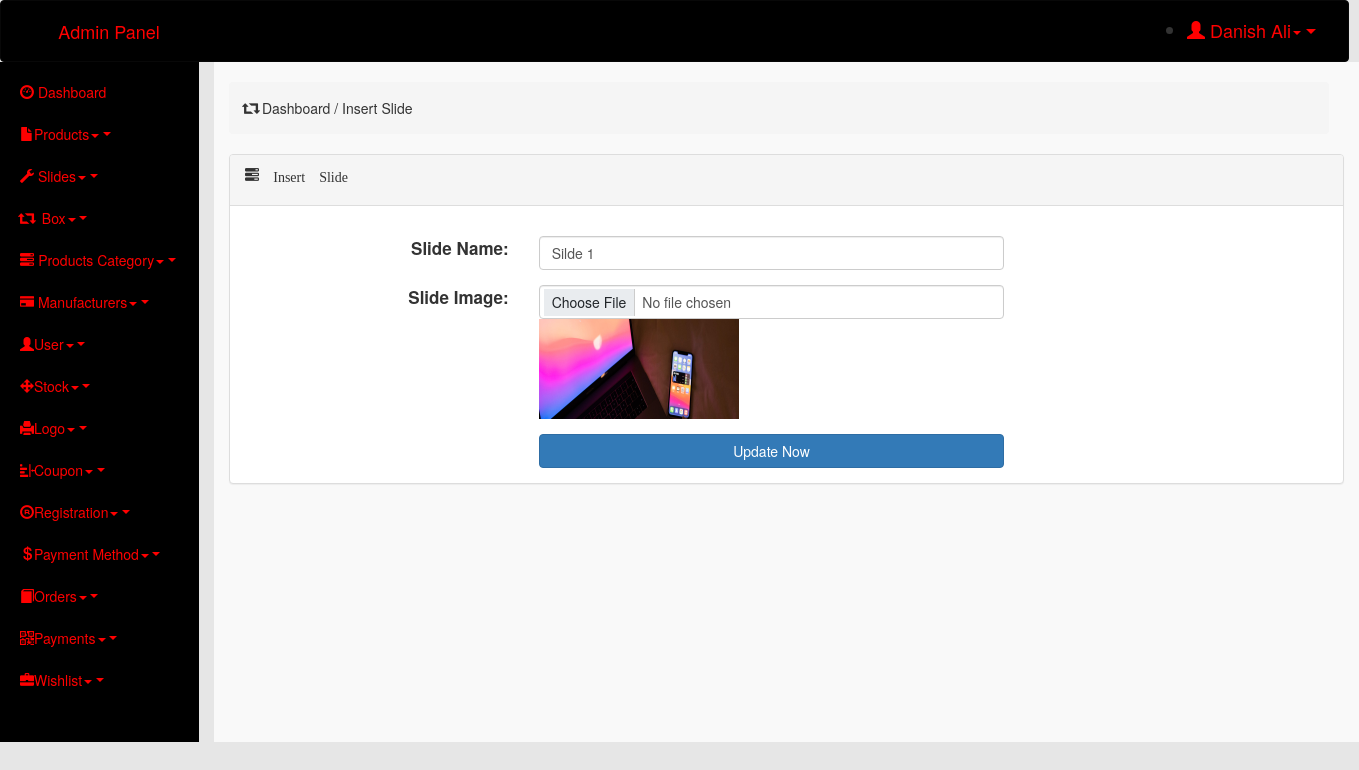
Screenshot of /admin/index.php?edit_slide_id=13 (signed in) with the database file from the repository.
### tables this page shows
CREATE TABLE `insert_slide` (
  `id` int(11) NOT NULL,
  `name` varchar(20) NOT NULL,
  `picture` varchar(100) NOT NULL,
  `url` varchar(100) NOT NULL,
  `date/time` datetime NOT NULL DEFAULT current_timestamp()
);

### admin/edit_slide.php (the view, shortened to what this page needs)
<div class="row">
    <div class="col-md-12">
        <br>
        <div class="breadcrumb">
            <h5><span class="glyphicon glyphicon-retweet"></span> Dashboard / Insert Slide</h5>
        </div>
    </div>
</div>
<div class="panel panel-default">
    <div class="panel-heading"><span class="glyphicon glyphicon-tasks"> Insert Slide</span></p></div>
    <div class="panel-body">
        <div class="row">
            <div class="col-md-11 mx-auto">
                <form method="post" enctype='multipart/form-data'>
                    <?php
                        require_once('connection.php');
                        if (isset($_GET['edit_slide_id'])) {
                            $edit_id = $_GET['edit_slide_id'];
                            $sql = "SELECT * FROM insert_slide WHERE id = '$edit_id' ";
                            $result = $conn->query($sql);
                            $row = $result->fetch_assoc();
                    ?>
                    <div class="row my-4">
                        <div class="col-md-3">
                            <label for="title1" class="form-label pull-right">Slide Name:</label>
                        </div>
                        <div class="col-md-6">
                            <input type="text" value="<?php echo $row['name'] ?>" class="form-control" id="title1" name="name">
                        </div>
                        <div class="col-md-3"></div>
                    </div>
                    <div class="row">
                        <div class="col-md-3">
                            <label for="title2" class="form-label pull-right">Slide Image:</label>
                        </div>
                        <div class="col-md-6">
                            <input type="file" class="form-control" id="title2" name="picture">
                            <img src="aimages/<?php echo $row['picture'] ?>" height="100" width="200" alt="pic">
                        </div>
                        <div class="col-md-3"></div>
                    </div>
                    <?php
                            }
                        ?>
                    <div class="row mt-4">
                        <div class="col-md-3"></div>
                        <div class="col-md-6">
                            <button class="btn btn-primary btn-block" name="submit">Update Now</button>
                        </div>
                        <div class="col-md-3"></div>
                    </div>
                </form>
            </div>
        </div>
    </div>
</div>

### admin/index.php (style rules this page uses)
* { margin: 0px; padding: 0px; }
body { background-color: #E6E6E6; }
.row { margin-right: 0px; }
label { font-size: 17px; }

### rows the page displays
insert_slide: name "Silde 1", picture (picture)

### other values shown
$name "Danish Ali"
